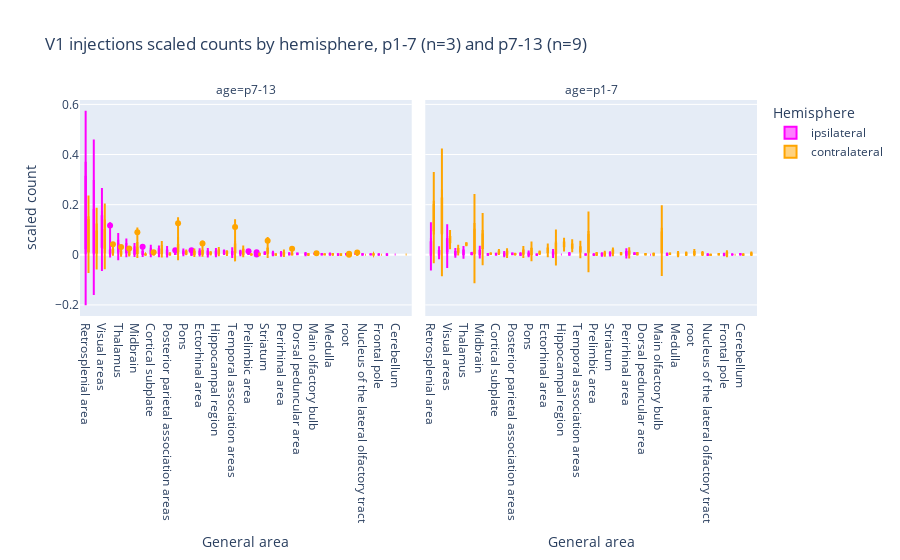

Notebook code cell kept with this figure:
### Code cell
plot_scaled(
    df_grouped,
    "V1 injections scaled counts by hemisphere, p1-7 (n=3) and p7-13 (n=9) ",
    area_order_scaled,
)

### Figure 1 — Plotly figure (JSON) as saved in the notebook; plotly's stock layout.template omitted (floating-point values rounded to 4 significant figures; data arrays with more than 128 entries replaced by an {"elided": "..."} marker saying what was removed)
{"data": [{"alignmentgroup": "True", "box": {"visible": true}, "hovertemplate": "Hemisphere=ipsilateral<br>age=p7-13<br>General area=%{x}<br>scaled count=%{y}<extra></extra>", "legendgroup": "ipsilateral", "marker": {"color": "magenta"}, "meanline": {"visible": true}, "name": "ipsilateral", "offsetgroup": "ipsilateral", "orientation": "v", "scalegroup": "True", "showlegend": true, "type": "violin", "x": {"elided": "242 str values"}, "x0": " ", "xaxis": "x", "y": {"elided": "242 float values"}, "y0": " ", "yaxis": "y"}, {"alignmentgroup": "True", "box": {"visible": true}, "hovertemplate": "Hemisphere=ipsilateral<br>age=p1-7<br>General area=%{x}<br>scaled count=%{y}<extra></extra>", "legendgroup": "ipsilateral", "marker": {"color": "magenta"}, "meanline": {"visible": true}, "name": "ipsilateral", "offsetgroup": "ipsilateral", "orientation": "v", "scalegroup": "True", "showlegend": false, "type": "violin", "x": ["Anterior olfactory nucleus", "Ectorhinal area", "Main olfactory bulb", "Medulla", "Piriform area", "Postpiriform transition area", "Taenia tecta", "Temporal association areas", "root", "Agranular insular area", "Auditory areas", "Cerebellum", "Gustatory areas", "Hypothalamus", "Infralimbic area", "Midbrain", "Nucleus of the lateral olfactory tract", "Perirhinal area", "Pons", "Posterior parietal association areas", "Retrosplenial area", "Somatosensory areas", "Striatum", "Thalamus", "Visceral area", "Visual areas", "ventricular systems", "Agranular insular area", "Anterior cingulate area", "Auditory areas", "Cerebellum", "Cortical amygdalar area", "Cortical subplate", "Frontal pole", "Hippocampal region", "Hypothalamus", "Midbrain", "Nucleus of the lateral olfactory tract", "Orbital area", "Pallidum", "Perirhinal area", "Piriform-amygdalar area", "Pons", "Posterior parietal association areas", "Prelimbic area", "Retrohippocampal region", "Retrosplenial area", "Somatomotor areas", "Somatosensory areas", "Striatum", "Thalamus", "Visceral area", "Visual areas", "ventricular systems", "Agranular insular area", "Anterior cingulate area", "Auditory areas", "Cortical amygdalar area", "Cortical subplate", "Frontal pole", "Gustatory areas", "Hypothalamus", "Midbrain", "Orbital area", "Pallidum", "Piriform-amygdalar area", "Pons", "Posterior parietal association areas", "Prelimbic area", "Retrohippocampal region", "Retrosplenial area", "Somatomotor areas", "Somatosensory areas", "Striatum", "Thalamus", "Visceral area", "Visual areas", "ventricular systems"], "x0": " ", "xaxis": "x2", "y": [NaN, NaN, NaN, NaN, NaN, NaN, NaN, NaN, NaN, 0.0001173, 0.0004692, 0.002815, 5.865e-05, 0.0008798, 0.000176, 0.002229, 0.0001173, 0.000176, 5.865e-05, 0.002229, 0.000176, 0.0008212, 5.865e-05, 5.865e-05, 0.0002346, 0.003285, 0.000176, 0.01039, 0.004721, 0.0009443, 0.0009443, 0.002833, 0.003777, 0.001889, 0.0009443, 0.00661, 0.01983, 0.0009443, 0.00661, 0.005666, 0.01133, 0.0009443, 0.00661, 0.003777, 0.0009443, 0.01511, 0.06704, 0.001889, 0.01416, 0.007554, 0.01889, 0.0009443, 0.05005, 0.004721, 0.004716, 8.422e-05, 0.005306, 8.422e-05, 0.001011, 8.422e-05, 0.002863, 0.002695, 0.0032, 0.002779, 0.003032, 0.001263, 0.0003369, 0.005643, 8.422e-05, 0.000758, 0.000758, 0.0001684, 0.001769, 0.002695, 0.01002, 0.0004211, 0.06653, 0.0002527], "y0": " ", "yaxis": "y2"}, {"alignmentgroup": "True", "box": {"visible": true}, "hovertemplate": "Hemisphere=contralateral<br>age=p7-13<br>General area=%{x}<br>scaled count=%{y}<extra></extra>", "legendgroup": "contralateral", "marker": {"color": "orange"}, "meanline": {"visible": true}, "name": "contralateral", "offsetgroup": "contralateral", "orientation": "v", "scalegroup": "True", "showlegend": true, "type": "violin", "x": {"elided": "245 str values"}, "x0": " ", "xaxis": "x", "y": {"elided": "245 float values"}, "y0": " ", "yaxis": "y"}, {"alignmentgroup": "True", "box": {"visible": true}, "hovertemplate": "Hemisphere=contralateral<br>age=p1-7<br>General area=%{x}<br>scaled count=%{y}<extra></extra>", "legendgroup": "contralateral", "marker": {"color": "orange"}, "meanline": {"visible": true}, "name": "contralateral", "offsetgroup": "contralateral", "orientation": "v", "scalegroup": "True", "showlegend": false, "type": "violin", "x": ["Accessory olfactory bulb", "Agranular insular area", "Anterior cingulate area", "Anterior olfactory nucleus", "Auditory areas", "Cerebellum", "Cortical amygdalar area", "Cortical subplate", "Dorsal peduncular area", "Ectorhinal area", "Frontal pole", "Gustatory areas", "Hippocampal region", "Hypothalamus", "Infralimbic area", "Main olfactory bulb", "Medulla", "Midbrain", "Nucleus of the lateral olfactory tract", "Orbital area", "Pallidum", "Perirhinal area", "Piriform area", "Piriform-amygdalar area", "Pons", "Posterior parietal association areas", "Postpiriform transition area", "Prelimbic area", "Retrohippocampal region", "Retrosplenial area", "Somatomotor areas", "Somatosensory areas", "Striatum", "Taenia tecta", "Temporal association areas", "Thalamus", "Visceral area", "Visual areas", "root", "ventricular systems", "Accessory olfactory bulb", "Agranular insular area", "Anterior olfactory nucleus", "Auditory areas", "Cortical amygdalar area", "Cortical subplate", "Dorsal peduncular area", "Ectorhinal area", "Gustatory areas", "Hippocampal region", "Hypothalamus", "Infralimbic area", "Main olfactory bulb", "Midbrain", "Orbital area", "Pallidum", "Perirhinal area", "Piriform area", "Postpiriform transition area", "Prelimbic area", "Retrohippocampal region", "Retrosplenial area", "Somatomotor areas", "Somatosensory areas", "Striatum", "Taenia tecta", "Temporal association areas", "Thalamus", "Visceral area", "Visual areas", "root", "ventricular systems", "Accessory olfactory bulb", "Agranular insular area", "Anterior cingulate area", "Anterior olfactory nucleus", "Auditory areas", "Cerebellum", "Cortical amygdalar area", "Cortical subplate", "Ectorhinal area", "Frontal pole", "Hippocampal region", "Hypothalamus", "Main olfactory bulb", "Medulla", "Midbrain", "Nucleus of the lateral olfactory tract", "Orbital area", "Pallidum", "Perirhinal area", "Piriform area", "Pons", "Posterior parietal association areas", "Postpiriform transition area", "Prelimbic area", "Retrohippocampal region", "Retrosplenial area", "Somatomotor areas", "Somatosensory areas", "Striatum", "Temporal association areas", "Thalamus", "Visceral area", "Visual areas", "root", "ventricular systems"], "x0": " ", "xaxis": "x2", "y": [0.004868, 0.05478, 0.01185, 0.007156, 0.01179, 0.001232, 0.006863, 0.006921, 0.002757, 0.01601, 0.00786, 0.004399, 0.04423, 0.02821, 0.002757, 0.03384, 0.004868, 0.09854, 0.0001173, 0.1273, 0.003754, 0.01408, 0.008681, 0.0004692, 0.02446, 0.002874, 0.004868, 0.006041, 0.1155, 0.08118, 0.09525, 0.02628, 0.01748, 0.0007039, 0.009795, 0.03942, 0.004868, 0.04645, 0.003578, 0.003813, 0.004721, 0.01511, 0.002833, 0.001889, 0.0009443, 0.007554, 0.0009443, 0.007554, 0.004721, 0.03022, 0.02738, 0.0009443, 0.1076, 0.02644, 0.01794, 0.00661, 0.0009443, 0.002833, 0.001889, 0.001889, 0.07838, 0.1483, 0.03022, 0.01133, 0.01511, 0.002833, 0.02266, 0.04533, 0.01133, 0.0746, 0.01322, 0.005666, 0.0002527, 0.003284, 0.001179, 0.0005053, 0.01954, 0.0002527, 0.0032, 0.01507, 0.02762, 0.0002527, 0.05011, 0.04522, 0.005306, 8.422e-05, 0.02981, 0.0001684, 0.002527, 0.001432, 0.01221, 0.001684, 0.002611, 0.002021, 0.006653, 0.0002527, 0.2606, 0.216, 0.007916, 0.01272, 0.005053, 0.03284, 0.04337, 0.008169, 0.05971, 0.0032, 0.002611], "y0": " ", "yaxis": "y2"}], "layout": {"annotations": [{"font": {}, "showarrow": false, "text": "age=p7-13", "x": 0.245, "xanchor": "center", "xref": "paper", "y": 1, "yanchor": "bottom", "yref": "paper"}, {"font": {}, "showarrow": false, "text": "age=p1-7", "x": 0.755, "xanchor": "center", "xref": "paper", "y": 1, "yanchor": "bottom", "yref": "paper"}], "legend": {"title": {"text": "Hemisphere"}, "tracegroupgap": 0}, "title": {"text": "V1 injections scaled counts by hemisphere, p1-7 (n=3) and p7-13 (n=9) "}, "violinmode": "group", "xaxis": {"anchor": "y", "categoryarray": ["Retrosplenial area", "Retrohippocampal region", "Visual areas", "Somatosensory areas", "Thalamus", "Orbital area", "Midbrain", "Gustatory areas", "Cortical subplate", "Anterior cingulate area", "Posterior parietal association areas", "Auditory areas", "Pons", "Visceral area", "Ectorhinal area", "Agranular insular area", "Hippocampal region", "Hypothalamus", "Temporal association areas", "Somatomotor areas", "Prelimbic area", "Cortical amygdalar area", "Striatum", "Postpiriform transition area", "Perirhinal area", "Pallidum", "Dorsal peduncular area", "Infralimbic area", "Main olfactory bulb", "ventricular systems", "Medulla", "Anterior olfactory nucleus", "root", "Piriform area", "Nucleus of the lateral olfactory tract", "Taenia tecta", "Frontal pole", "Piriform-amygdalar area", "Cerebellum", "Accessory olfactory bulb"], "categoryorder": "array", "domain": [0, 0.49], "title": {"text": "General area"}}, "xaxis2": {"anchor": "y2", "categoryarray": ["Retrosplenial area", "Retrohippocampal region", "Visual areas", "Somatosensory areas", "Thalamus", "Orbital area", "Midbrain", "Gustatory areas", "Cortical subplate", "Anterior cingulate area", "Posterior parietal association areas", "Auditory areas", "Pons", "Visceral area", "Ectorhinal area", "Agranular insular area", "Hippocampal region", "Hypothalamus", "Temporal association areas", "Somatomotor areas", "Prelimbic area", "Cortical amygdalar area", "Striatum", "Postpiriform transition area", "Perirhinal area", "Pallidum", "Dorsal peduncular area", "Infralimbic area", "Main olfactory bulb", "ventricular systems", "Medulla", "Anterior olfactory nucleus", "root", "Piriform area", "Nucleus of the lateral olfactory tract", "Taenia tecta", "Frontal pole", "Piriform-amygdalar area", "Cerebellum", "Accessory olfactory bulb"], "categoryorder": "array", "domain": [0.51, 1], "matches": "x", "title": {"text": "General area"}}, "yaxis": {"anchor": "x", "domain": [0, 1], "title": {"text": "scaled count"}}, "yaxis2": {"anchor": "x2", "domain": [0, 1], "matches": "y", "showticklabels": false}}}
